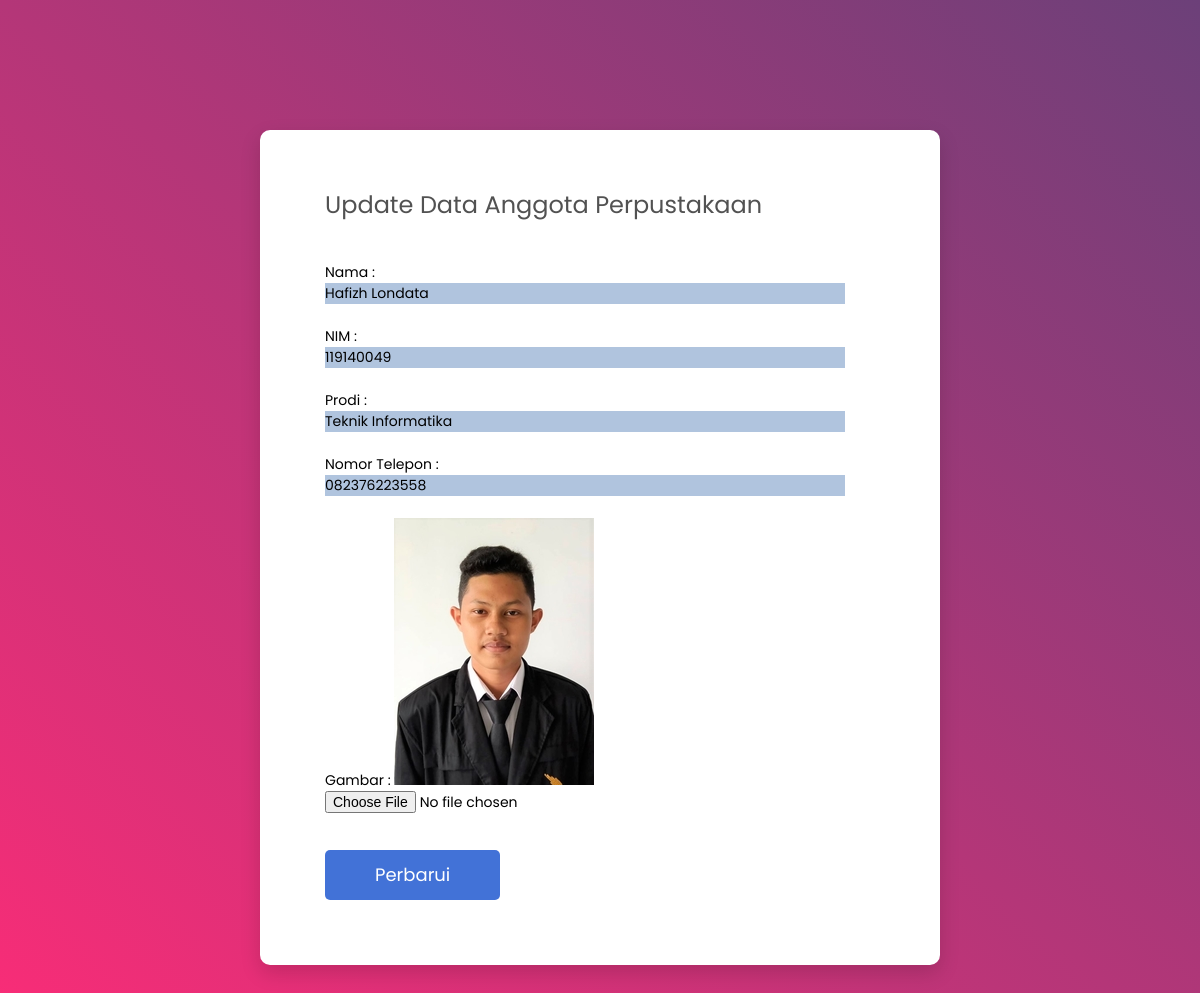
Page /ubah.php?id=1 on the committed database.
### tables this page shows
CREATE TABLE `anggota` (
  `id` int(30) NOT NULL,
  `nama` varchar(50) NOT NULL,
  `nim` varchar(30) NOT NULL,
  `prodi` varchar(40) NOT NULL,
  `telepon` varchar(30) NOT NULL,
  `gambar` varchar(100) NOT NULL
);

### fungsi.php (called while the page is built, shortened)
<?php
	$host = "localhost";
	$user = "root";
	$password = "";
	$db = "perpus";
	$koneksi = mysqli_connect($host, $user, $password, $db);
	function query($query){
		global $koneksi;
		$result = mysqli_query($koneksi, $query);
		$rows = [];
		while( $row = mysqli_fetch_assoc($result) ){
			$rows[] = $row;
		}
	return $rows;
	}
?>

### ubah.php (the view, shortened to what this page needs)
<?php
	require 'fungsi.php';
	$id = $_GET["id"];
	$perpus = query("SELECT * FROM anggota WHERE id = $id")[0];
?>
<!DOCTYPE html>
<html lang="en">
<head>
    <link href="Forms/vendor/mdi-font/css/material-design-iconic-font.min.css" rel="stylesheet" media="all">
    <link href="Forms/vendor/font-awesome-4.7/css/font-awesome.min.css" rel="stylesheet" media="all">
    <link href="Forms/vendor/select2/select2.min.css" rel="stylesheet" media="all">
    <link href="Forms/vendor/datepicker/daterangepicker.css" rel="stylesheet" media="all">
    <link href="Forms/css/main.css" rel="stylesheet" media="all">
</head>
<body>
    <div class="page-wrapper bg-gra-02 p-t-130 p-b-100 font-poppins">
        <div class="wrapper wrapper--w680">
            <div class="card card-4">
                <div class="card-body">
                    <h2 class="title">Update Data Anggota Perpustakaan</h2>
                    <form method="POST" enctype="multipart/form-data">
                        <div class="row row-space">
                            <div class="col-2">
                                <div class="input-group">
								<label for="nama">Nama : </label>
								<input style="background-color: #B0C4DE;" type="text" name="nama" id="nama" required value="<?= $perpus["nama"] ?>">
                                </div>
                            </div>
                        </div>
                        <div class="row row-space">
                            <div class="col-2">
                                <div class="input-group">
								<label for="nim">NIM : </label>
								<input style="background-color: #B0C4DE;" type="text" name="nim" id="nim" required value="<?= $perpus["nim"] ?>">
                                </div>
                            </div>
                        </div>
                        <div class="row row-space">
                            <div class="col-2">
                                <div class="input-group">
								<label for="prodi">Prodi : </label>
								<input style="background-color: #B0C4DE;" type="text" name="prodi" id="prodi" required value="<?= $perpus["prodi"] ?>">
								</div>
                            </div>
                        </div>
						<div class="row row-space">
                            <div class="col-2">
                                <div class="input-group">
								<label for="telepon">Nomor Telepon : </label>
								<input style="background-color: #B0C4DE;" type="text" name="telepon" id="telepon" required value="<?= $perpus["telepon"] ?>">
								</div>
                            </div>
                        </div>
                        <div class="input-group">
								<label for="gambar">Gambar : </label>
								<img src="imageweb/<?= $perpus['gambar']; ?>">
								<input type="file" name="gambar" id="gambar">
                        </div>
                        <div class="p-t-15">
                            <button class="btn btn--radius-2 btn--blue" type="submit" name="submit">Perbarui</button>
                        </div>
                    </form>
                </div>
            </div>
        </div>
    </div>
</body>
</html>

### Forms/css/main.css (style rules this page uses)
.font-poppins { font-family: "Poppins", "Arial", "Helvetica Neue", sans-serif; }
.row { display: -webkit-box; display: -webkit-flex; display: -moz-box; display: -ms-flexbox; display: flex; -webkit-flex-wrap: wrap; -ms-flex-wrap: wrap; flex-wrap: wrap; }
.row-space { -webkit-box-pack: justify; -webkit-justify-content: space-between; -moz-box-pack: justify; -ms-flex-pack: justify; justify-content: space-between; }
.col-2 { width: -webkit-calc((100% - 30px) / 2); width: -moz-calc(100% - 30px); width: calc(100% - 30px); }
html { -webkit-box-sizing: border-box; -moz-box-sizing: border-box; box-sizing: border-box; }
* { padding: 0; margin: 0; }
*, *:before, *:after { -webkit-box-sizing: inherit; -moz-box-sizing: inherit; box-sizing: inherit; }
body, h1, h2, h3, h4, h5, h6, blockquote, p, pre, dl, dd, ol, ul, figure, hr, fieldset, legend { margin: 0; padding: 0; }
button { outline: none; background: none; border: none; }
.page-wrapper { min-height: 100vh; }
body { font-family: "Poppins", "Arial", "Helvetica Neue", sans-serif; font-weight: 400; font-size: 14px; }
h1, h2, h3, h4, h5, h6 { font-weight: 400; }
h2 { font-size: 30px; }
.bg-gra-02 { background: -webkit-gradient(linear, left bottom, right top, from(#fc2c77), to(#6c4079)); background: -webkit-linear-gradient(bottom left, #fc2c77 0%, #6c4079 100%); background: -moz-linear-gradient(bottom left, #fc2c77 0%, #6c4079 100%); background: -o-linear-gradient(bottom left, #fc2c77 0%, #6c4079 100%); background: linear-gradient(to top right, #fc2c77 0%, #6c4079 100%); }
.p-t-130 { padding-top: 130px; }
.p-t-15 { padding-top: 15px; }
.p-b-100 { padding-bottom: 100px; }
.wrapper { margin: 0 auto; }
.wrapper--w680 { max-width: 680px; }
.btn { display: inline-block; line-height: 50px; padding: 0 50px; -webkit-transition: all 0.4s ease; -o-transition: all 0.4s ease; -moz-transition: all 0.4s ease; transition: all 0.4s ease; cursor: pointer; font-size: 18px; color: #fff; font-family: "Poppins", "Arial", "Helvetica Neue", sans-serif; }
.btn--radius-2 { -webkit-border-radius: 5px; -moz-border-radius: 5px; border-radius: 5px; }
.btn--blue { background: #4272d7; }
input { outline: none; margin: 0; border: none; -webkit-box-shadow: none; -moz-box-shadow: none; box-shadow: none; width: 100%; font-size: 14px; font-family: inherit; }
.input-group { position: relative; margin-bottom: 22px; }
.title { font-size: 24px; color: #525252; font-weight: 400; margin-bottom: 40px; }
.card { -webkit-border-radius: 3px; -moz-border-radius: 3px; border-radius: 3px; background: #fff; }
.card-4 { background: #fff; -webkit-border-radius: 10px; -moz-border-radius: 10px; border-radius: 10px; -webkit-box-shadow: 0px 8px 20px 0px rgba(0, 0, 0, 0.15); -moz-box-shadow: 0px 8px 20px 0px rgba(0, 0, 0, 0.15); box-shadow: 0px 8px 20px 0px rgba(0, 0, 0, 0.15); }
.card-4 .card-body { padding: 57px 65px; padding-bottom: 65px; }

### rows in the picture
anggota: nama "Hafizh Londata", nim "119140049", prodi "Teknik Informatika", telepon "082376223558", gambar (picture)
